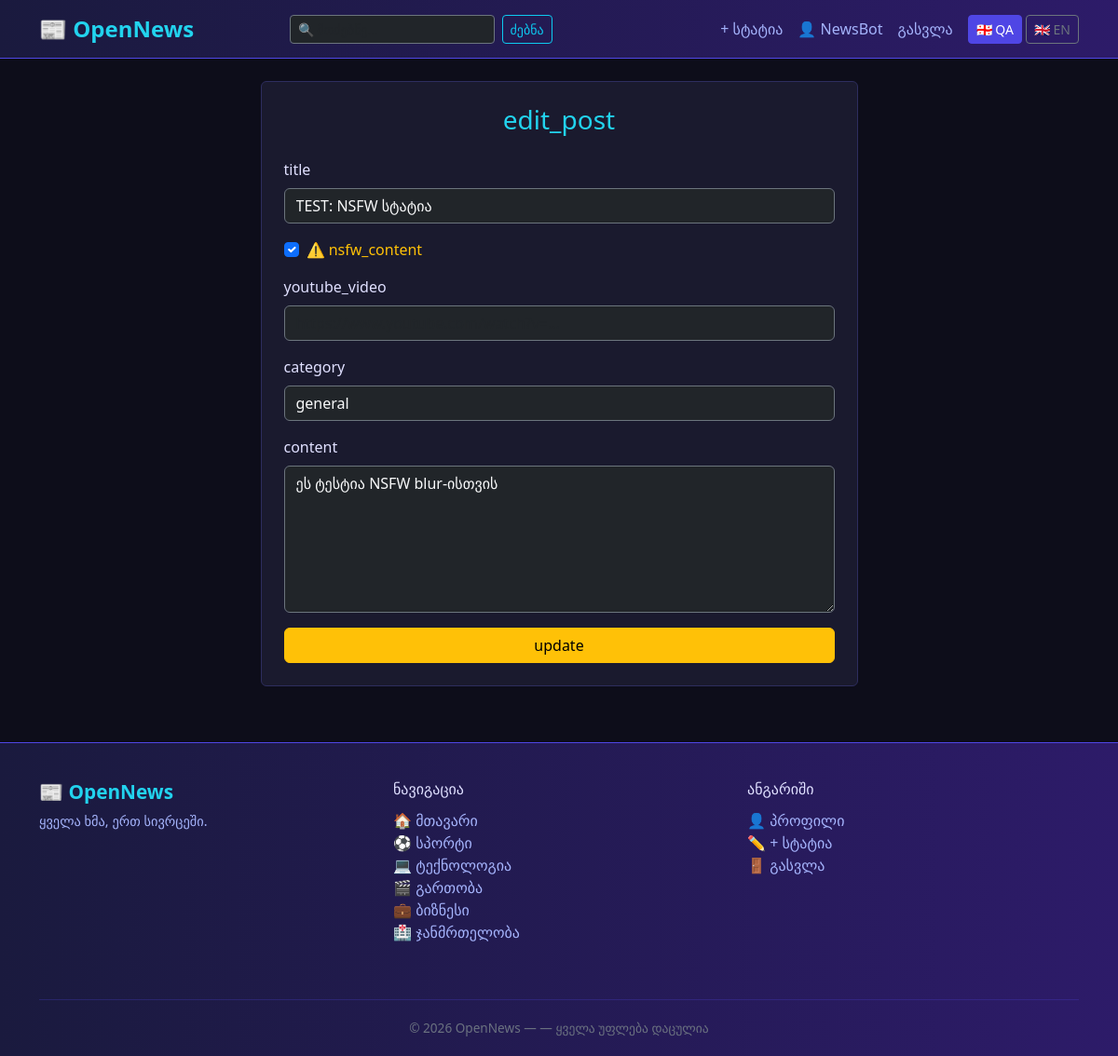
The page /edit_post/61 (signed in) on the database its author committed.
### models.py (models this page shows, shortened)
class User(db.Model, UserMixin):
    id = db.Column(db.Integer, primary_key=True)
    username = db.Column(db.String(80), unique=True, nullable=False)
    email = db.Column(db.String(120), unique=True, nullable=False)
    password_hash = db.Column(db.String(200), nullable=False)
    avatar = db.Column(db.String(200), nullable=True)
    created_at = db.Column(db.DateTime, default=datetime.utcnow)
    birth_date = db.Column(db.Date, nullable=True)
    role = db.Column(db.String(20), default="user")
    posts = db.relationship('Post', backref='author', lazy=True)

class Post(db.Model):
    id = db.Column(db.Integer, primary_key=True)
    title = db.Column(db.String(200), nullable=False)
    content = db.Column(db.Text, nullable=False)
    category = db.Column(db.String(50), nullable=False, default='ზოგადი')
    image_url = db.Column(db.String(500), nullable=True)
    image_filename = db.Column(db.String(200), nullable=True)
    youtube_url = db.Column(db.String(200), nullable=True)
    created_at = db.Column(db.DateTime, default=datetime.utcnow)
    author_id = db.Column(db.Integer, db.ForeignKey('user.id'), nullable=False)
    is_nsfw = db.Column(db.Boolean, default=False)
    views = db.Column(db.Integer, default=0)
    comments = db.relationship('Comment', backref='post', lazy=True, cascade='all, delete-orphan')
    likes = db.relationship('Like', backref='post', lazy=True, cascade='all, delete-orphan')

### routes.py (the view, shortened to what this page needs)
@app.route('/edit_post/<int:id>', methods=['GET', 'POST'])
@login_required
def edit_post(id):
    post = Post.query.get_or_404(id)
    if current_user.id != post.author_id and not current_user.is_moderator:
        return redirect(url_for('index'))
    return render_template('edit_post.html', post=post)

### app.py (called while the page is built)
@login_manager.user_loader
def load_user(user_id):
    return db.session.get(User, int(user_id))

### translations.py (called while the page is built)
def t(key):
    from flask import session
    lang = session.get('lang', 'ka')
    return translations.get(lang, {}).get(key, key)

### templates/edit_post.html (shortened to what this page needs)
{% extends 'base.html' %}
{% block content %}
<div class="row justify-content-center">
    <div class="col-md-7">
        <div class="card p-4">
            <h3 class="mb-4 text-center" style="color: #22d3ee;">
                {{ t("edit_post") }}
            </h3>
            <form method="POST">
                <div class="mb-3">
                    <label class="form-label">{{ t("title") }}</label>
                    <input type="text"
                           name="title"
                           value="{{ post.title }}"
                           class="form-control bg-dark text-light border-secondary"
                           required>
                </div>
                <div class="mb-3 form-check">
                    <input type="checkbox" name="is_nsfw" class="form-check-input" id="nsfw" {% if post.is_nsfw %}checked{% endif %}>
                    <label class="form-check-label text-warning" for="nsfw">
                        ⚠️ {{ t("nsfw_content") }}
                    </label>
                </div>
                <div class="mb-3">
                    <label class="form-label">{{ t("youtube_video") }}</label>
                    <input type="text" name="youtube_url"
                        value="{{ post.youtube_url or '' }}"
                        class="form-control bg-dark text-light border-secondary"
                        placeholder="https://www.youtube.com/watch?v=...">
                </div>
                <div class="mb-3">
                    <label class="form-label">{{ t("category") }}</label>
                    <select name="category" class="form-control bg-dark text-light border-secondary">
                        <option value="ზოგადი" {% if post.category == 'ზოგადი' %}selected{% endif %}>{{ t("general") }}</option>
                    </select>
                </div>
                <div class="mb-3">
                    <label class="form-label">{{ t("content") }}</label>
                    <textarea name="content"
                              class="form-control bg-dark text-light border-secondary"
                              rows="6"
                              required>{{ post.content }}</textarea>
                </div>
                <button type="submit" class="btn btn-warning w-100">
                    {{ t("update") }}
                </button>
            </form>
        </div>
    </div>
</div>
{% endblock %}

### templates/navbar.html (shortened to what this page needs)
<nav class="navbar navbar-expand-lg mb-4">
    <div class="container">
        <a class="navbar-brand" href="{{ url_for('index') }}">📰 {{ t('site_name') }}</a>
        <div class="collapse navbar-collapse" id="navbarContent">
            <form action="{{ url_for('search') }}" method="GET" class="d-flex mx-auto my-2 my-lg-0">
                <input type="text" name="q"
                       placeholder="{{ t('search_placeholder') }}"
                       class="form-control form-control-sm bg-dark text-light border-secondary"
                       style="width: 220px;">
                <button type="submit" class="btn btn-sm btn-outline-info ms-2">{{ t('search') }}</button>
            </form>
            <div class="navbar-nav ms-auto align-items-lg-center">
                {% if current_user.is_authenticated %}
                    <a class="nav-link" href="{{ url_for('add_post') }}">{{ t('add_post') }}</a>
                    <a class="nav-link" href="{{ url_for('profile') }}">👤 {{ current_user.username }}</a>
                    <a class="nav-link" href="{{ url_for('logout') }}">{{ t('logout') }}</a>
                {% else %}
                    <a class="nav-link" href="{{ url_for('login') }}">{{ t('login') }}</a>
                    <a class="nav-link" href="{{ url_for('register') }}">{{ t('register') }}</a>
                {% endif %}
                <div class="d-flex gap-1 ms-lg-2">
                    <a href="{{ url_for('set_language', lang='ka') }}"
                       class="btn btn-sm {% if session.get('lang', 'ka') == 'ka' %}btn-primary{% else %}btn-outline-secondary{% endif %}">
                        🇬🇪 QA
                    </a>
                    <a href="{{ url_for('set_language', lang='en') }}"
                       class="btn btn-sm {% if session.get('lang') == 'en' %}btn-primary{% else %}btn-outline-secondary{% endif %}">
                        🇬🇧 EN
                    </a>
                </div>
            </div>
        </div>
    </div>
</nav>

### templates/base.html (style rules this page uses)
body { background-color: #0d0d1a; color: #e0e0ff; }
.navbar { background: linear-gradient(90deg, #1a1a3e, #2d1b69); border-bottom: 1px solid #4f46e5; }
.navbar-brand { color: #22d3ee !important; font-weight: bold; font-size: 1.5rem; }
.nav-link { color: #a5b4fc !important; }
.btn-primary { background-color: #4f46e5; border-color: #4f46e5; }
.card { background-color: #1a1a2e; border: 1px solid #2d2d5e; color: #e0e0ff; }
.card { background-color: #1a1a2e; border: 1px solid #2d2d5e; color: #e0e0ff; transition: transform 0.2s ease, box-shadow 0.2s ease; }

### rows shown on the page
User: username "NewsBot"
Post: title "TEST: NSFW სტატია", is_nsfw "☑", category "general", content "ეს ტესტია NSFW blur-ისთვის"

### other values the page prints
{{ t('site_name') }} "OpenNews"
{{ t('search') }} "ძებნა"
{{ t('add_post') }} "+ სტატია"
{{ t('logout') }} "გასვლა"
{{ t("edit_post") }} "edit_post"
{{ t("title") }} "title"
{{ t("nsfw_content") }} "nsfw_content"
{{ t("youtube_video") }} "youtube_video"
{{ t("category") }} "category"
{{ t("content") }} "content"
{{ t("update") }} "update"
{{ t('every voice, one place') }} "ყველა ხმა, ერთ სივრცეში."
{{ t('navigation') }} "ნავიგაცია"
{{ t('home') }} "მთავარი"
{{ t('sports') }} "სპორტი"
